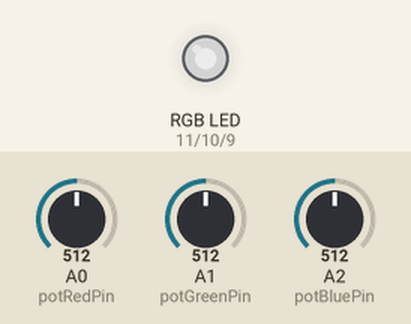
Simulated run of this sketch. Board: Arduino Uno, built with avr-gcc and run on an emulated ATmega328P. Shown: an RGB LED mixed from three pins (HIGH = lit). The test bench sets the inputs (shaded band); at power-on: A0 (potRedPin) = 512, A1 (potGreenPin) = 512, A2 (potBluePin) = 512. Dim RGB values are drawn brighter than linear.

Above: at 1.2 s.
1.3 s: A0 (potRedPin) set to 716
At 2.2 s:
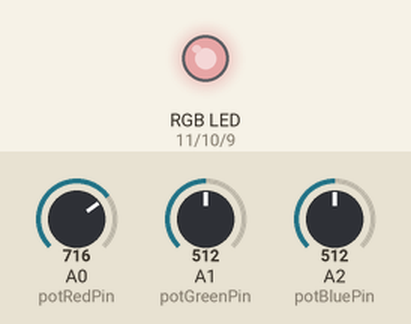
2.8 s: A1 (potGreenPin) set to 716
At 3.4 s:
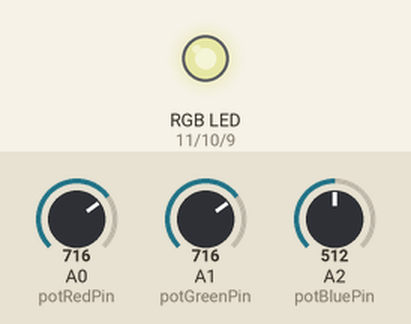
4.3 s: A2 (potBluePin) set to 716
At 4.6 s:
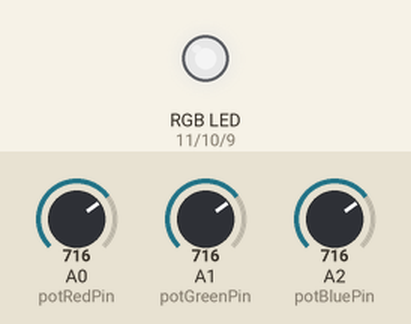
5.8 s: A0 (potRedPin) set to 900
At 6.7 s:
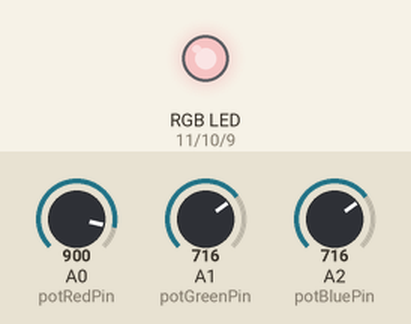
7.3 s: A1 (potGreenPin) set to 900
At 8.0 s:
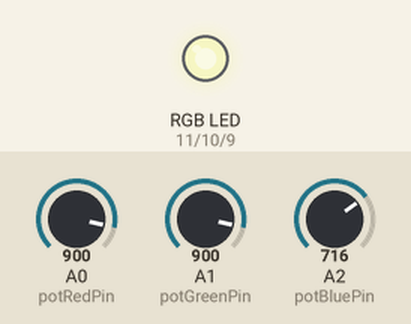
8.8 s: A2 (potBluePin) set to 900
At 9.2 s:
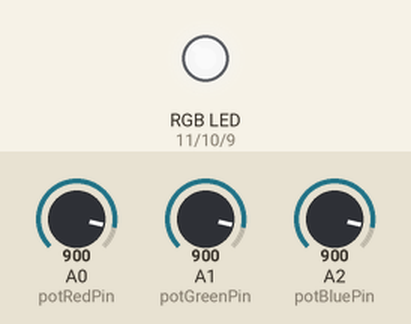
Timing chart, 0 to 11.3 s (numbered marks = the images above; inputs shaded):
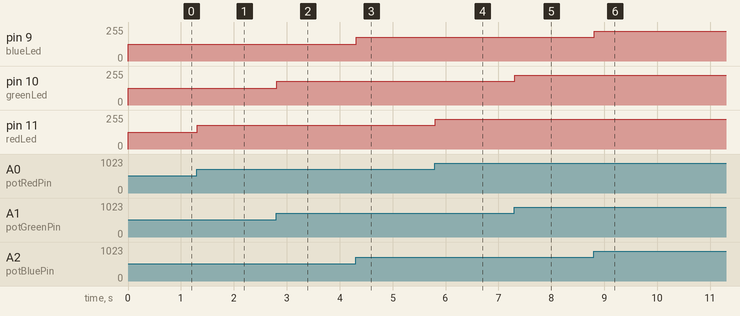

The sketch:

Homework1.ino
```cpp
const int potRedPin = A0;
const int potGreenPin = A1;
const int potBluePin = A2;

const int redLed = 11;
const int greenLed = 10;
const int blueLed = 9;

int mini = 0;
int maxPotValue = 1023;
int maxAnalogValue = 255;

int potRedValue;
int potGreenValue;
int potBlueValue;

int brightnessRed;
int brightnessGreen;
int brightnessBlue;

void setup(){

    pinMode(potRedPin, INPUT);
    pinMode(potGreenPin, INPUT);
    pinMode(potBluePin, INPUT);

    pinMode(redLed, OUTPUT);
    pinMode(greenLed, OUTPUT);
    pinMode(blueLed, OUTPUT);

    /* serial communication initialisation at 9600 bits per second */
    Serial.begin(9600);
}

void loop(){
   potRedValue = analogRead(potRedPin);
   potGreenValue = analogRead(potGreenPin);
   potBlueValue = analogRead(potBluePin);

   brightnessRed = map(potRedValue, mini, maxPotValue, mini, maxAnalogValue);
   brightnessGreen = map(potGreenValue, mini, maxPotValue, mini, maxAnalogValue);
   brightnessBlue = map(potBlueValue, mini, maxPotValue, mini, maxAnalogValue);

   analogWrite(redLed, brightnessRed);
   analogWrite(greenLed, brightnessGreen);
   analogWrite(blueLed, brightnessBlue);

   /* printing the values in Terminal serial:
   Serial.print("Red: ");
   Serial.print(brightnessRed);
   Serial.print(" Green: ");
   Serial.print(brightnessGreen);
   Serial.print(" Blue: ");
   Serial.print(brightnessBlue);
   Serial.print("\n");\
   */
   delay(10);
}
```

Measured:
- after the input at 1.3 s, pin 11 (redLed): 127/255 → 178/255 at once
- after the input at 2.8 s, pin 10 (greenLed): 127/255 → 178/255 at once
- after the input at 4.3 s, pin 9 (blueLed): 127/255 → 178/255 at once
- after the input at 5.8 s, pin 11 (redLed): 178/255 → 224/255 at once
- after the input at 7.3 s, pin 10 (greenLed): 178/255 → 224/255 at once
- after the input at 8.8 s, pin 9 (blueLed): 178/255 → 224/255 at once
